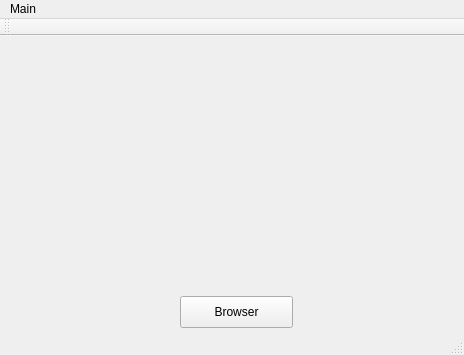
<?xml version="1.0" encoding="UTF-8"?>
<ui version="4.0">
 <class>MainWindow</class>
 <widget class="QMainWindow" name="MainWindow">
  <property name="geometry">
   <rect>
    <x>0</x>
    <y>0</y>
    <width>464</width>
    <height>355</height>
   </rect>
  </property>
  <property name="windowTitle">
   <string>MainWindow</string>
  </property>
  <widget class="QWidget" name="centralWidget">
   <widget class="QPushButton" name="btn_browser">
    <property name="geometry">
     <rect>
      <x>180</x>
      <y>260</y>
      <width>113</width>
      <height>32</height>
     </rect>
    </property>
    <property name="text">
     <string>Browser</string>
    </property>
   </widget>
   <widget class="QLabel" name="label_image">
    <property name="geometry">
     <rect>
      <x>10</x>
      <y>10</y>
      <width>451</width>
      <height>241</height>
     </rect>
    </property>
    <property name="text">
     <string/>
    </property>
   </widget>
  </widget>
  <widget class="QMenuBar" name="menuBar">
   <property name="geometry">
    <rect>
     <x>0</x>
     <y>0</y>
     <width>464</width>
     <height>22</height>
    </rect>
   </property>
   <widget class="QMenu" name="menuMain">
    <property name="title">
     <string>Main</string>
    </property>
    <addaction name="actionTrain_Data"/>
   </widget>
   <addaction name="menuMain"/>
  </widget>
  <widget class="QToolBar" name="mainToolBar">
   <attribute name="toolBarArea">
    <enum>TopToolBarArea</enum>
   </attribute>
   <attribute name="toolBarBreak">
    <bool>false</bool>
   </attribute>
  </widget>
  <widget class="QStatusBar" name="statusBar"/>
  <action name="actionTrain_Data">
   <property name="text">
    <string>Train Data</string>
   </property>
  </action>
 </widget>
 <layoutdefault spacing="6" margin="11"/>
 <resources/>
 <connections/>
</ui>
